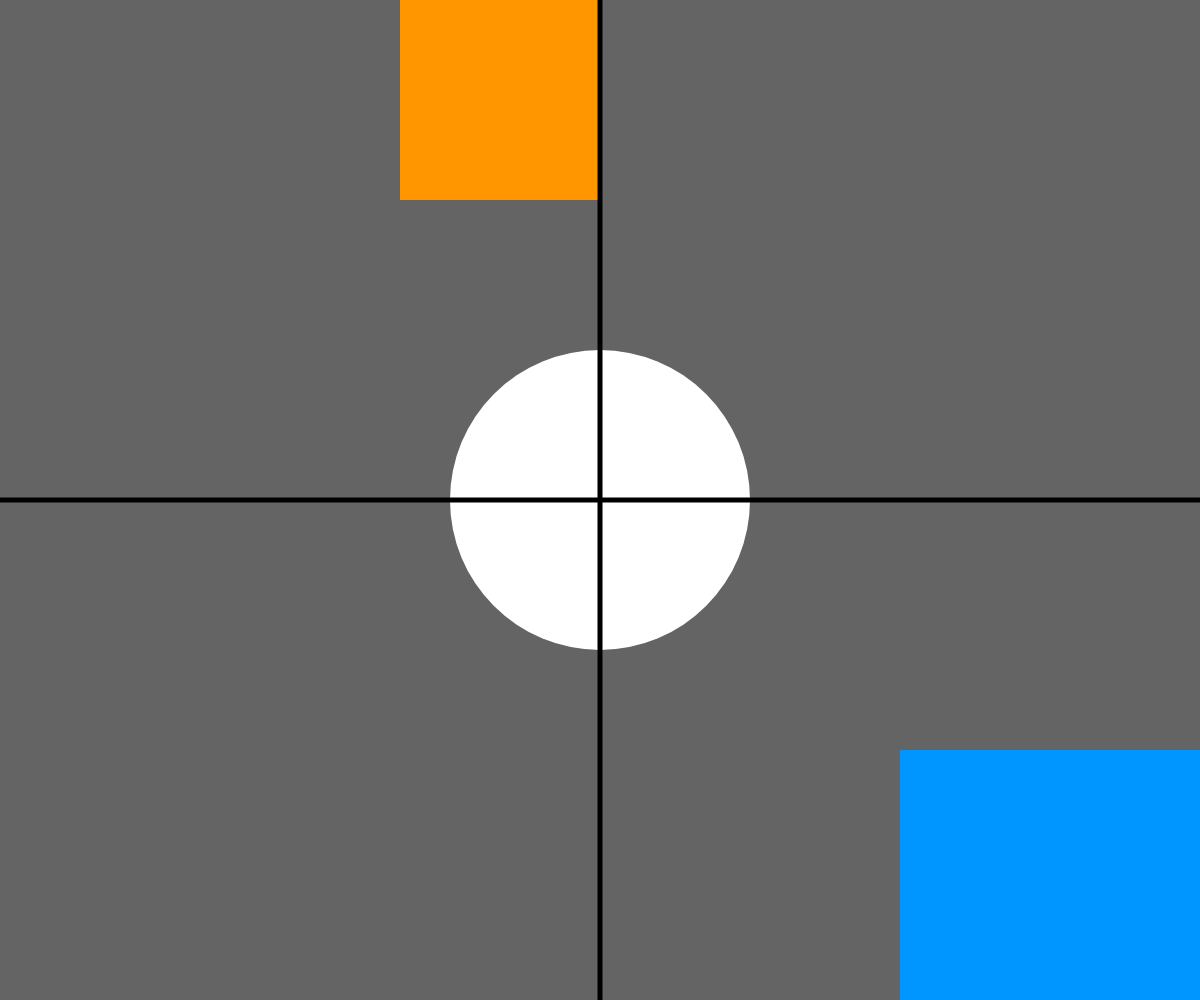
Frame 1 (no input)
Frame 60 (no input): identical to frame 1, image omitted
Frame 120 (the mouse pressed at the canvas centre since frame 60): identical to frame 1, image omitted

The p5.js sketch that drew this single still picture (run headless with seeded random() and noise() and a simulated clock; from frame 60 on, the mouse is pressed at the canvas centre):

// p5.js sketch
// ── sketch.js

/*
WIDTH/HEIGHT VARIABLES
Jeff Thompson | 2020 | jeffreythompson.org

Drawing shapes with set pixel values is ok, but if you 
want to your sketch to be resizable,* it will be much 
better if everything your drawing commands aren't based
on fixed values (also called "hard-coded") but instead
are relative to the width/height of the <canvas>.

We can do that with a little math and the built-in "width" 
and "height" variables, set by the createCanvas() command!

* Why might you want to resize your sketch? For projects
that live on the web, everyone's screens are different
sizes and you want your work to look great on all of
them. This is part of a process called "responsive
design." Another common reason would be showing your
project on a computer monitor or projector in a gallery.
Like phones, monitors and projectors have different
resolutions; a sketch that auto-sizes to fit will look
much better and be easier to install!

CHALLENGES
+ Can you re-write the code from the DrawingCommands example
  to be all relative to width/height?
+ What other cool ways can you think of to make your sketch
  elements change size (or not change!) as the browser
  window is resized?

*/


function setup() {

    // we can specify the <canvas> be a set size, but
    // we can also make it fill the window!
    createCanvas(windowWidth, windowHeight);

    // even cooler: by adding a little bit of code at the
    // very bottom, you can resize the window and the
    // sketch will re-render at that new size!
}


function draw() {
    background(100);
  
    // a non-dynamic rectangle set to top-right
    // corner using exact pixel location and dimensions
    fill(255,150,0);
    noStroke();
    rect(400,0, 200,200);

    // but using width/height, we can easily draw a circle 
    // in the center that changes based on the <canvas> size!
    fill(255);
    ellipse(width/2,height/2, 300,300);

    // the values of "width" and "height" are automatically
    // set when we use createCanvas() or resizeCanvas()

    // we can also use math to dynamically set shapes
    stroke(0);
    strokeWeight(5);
    line(width/2,0, width/2,height);        // centered vertically
    line(0,height/2, width,height/2);       // and horizontally

    // lastly, here's another square, set in the bottom-right
    // corner, that's always 1/4 the size of the screen
    fill(0,150,255);
    noStroke();
    rect(width-width/4,height-height/4, width/4,height/4);
}


// this extra code gets run every time the browser window
// is resized – in this case, we use it to resize the canvas
// to fill the window
function windowResized() {
    resizeCanvas(windowWidth, windowHeight);
}
